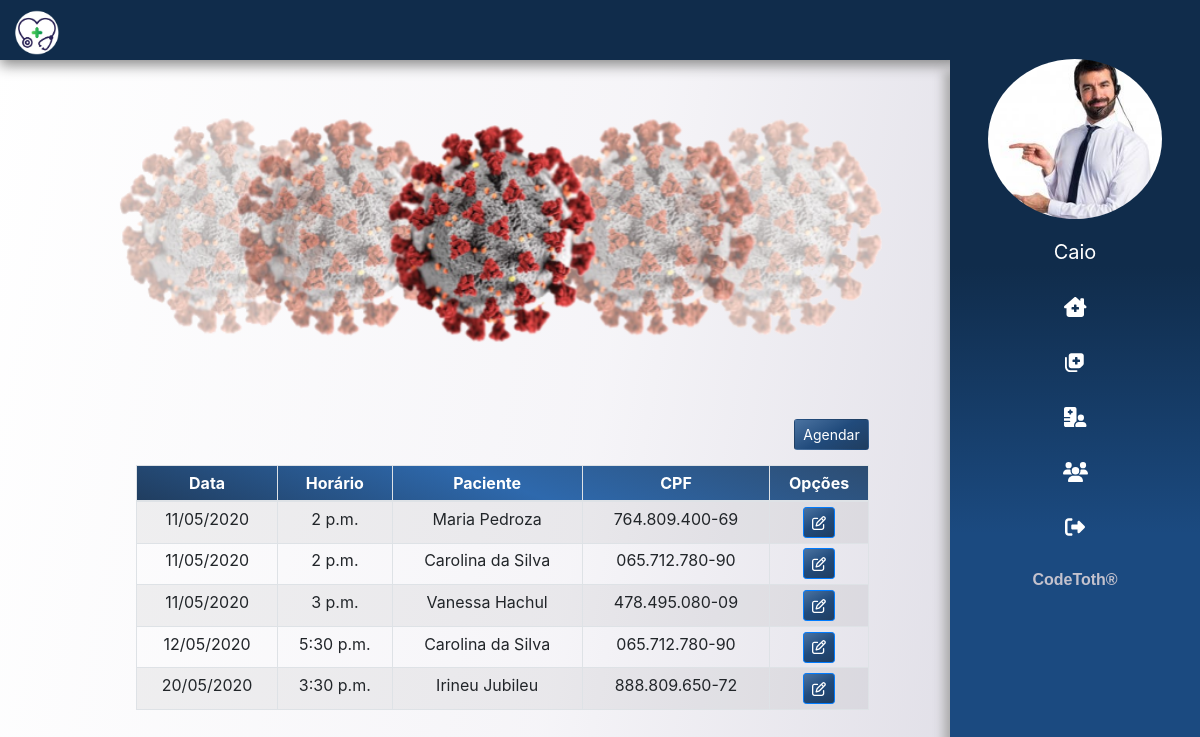
The page /consulta/ (signed in) on the database as committed earlier.
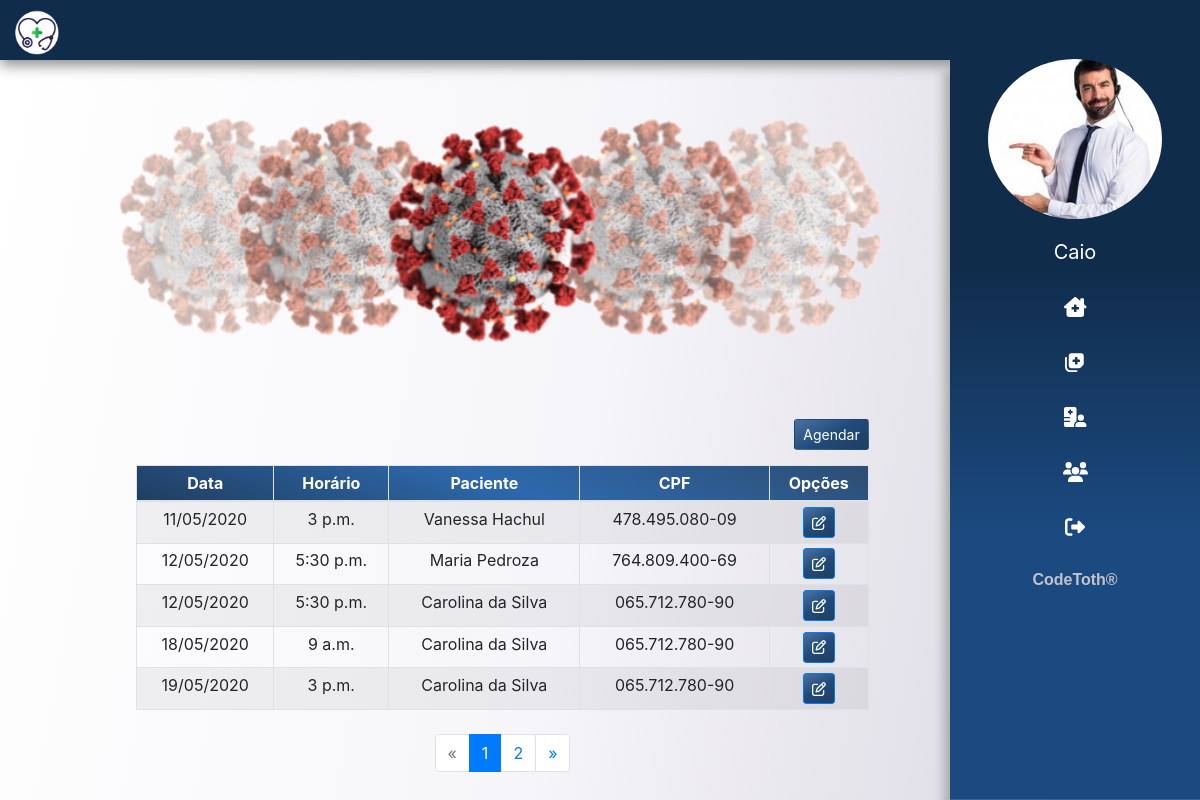
The same page on the database as committed later.
### app/consulta/models.py (models this page shows)
class Consulta(models.Model):
    data = models.DateField()
    hora = models.TimeField()
    medico = models.ForeignKey(Medico, on_delete=models.CASCADE)
    atendente = models.ForeignKey(Atendente, on_delete=models.CASCADE)
    paciente = models.ForeignKey(Paciente, on_delete=models.CASCADE)

### app/paciente/models.py (models this page shows)
class Paciente(models.Model):
    nome = models.CharField(max_length=200)
    sexo = models.CharField(max_length=1)
    data_nascimento = models.DateField()
    cpf = models.CharField(max_length=20, unique=True)
    rg = models.CharField(max_length=20, unique=True)
    carteira_convenio = models.CharField(max_length=30, unique=True)
    peso = models.FloatField()
    altura = models.FloatField()
    endereco = models.CharField(max_length=250)
    end_num = models.IntegerField()
    complemento = models.CharField(max_length=50, blank=True)
    email = models.CharField(max_length=50)
    telefone = models.CharField(max_length=14)
    celular = models.CharField(max_length=15)

### app/consulta/views.py (the view)
# urls.py: path('', listar, name='consultas'),
def listar(request):
    dados = get_dados(request)
    data = date.today()
    if dados['tipo'] == 1:
        lst_consultas = Consulta.objects.filter(medico=dados['usuario'], data__gte=data).order_by('data', 'hora')
    else:
        lst_consultas = Consulta.objects.filter(data__gte=data).order_by('data', 'hora')
    paginator = Paginator(lst_consultas, 5)
    page = request.GET.get('page')
    consulta_por_pagina = paginator.get_page(page)
    dados['consultas'] = consulta_por_pagina
    return render(request, 'consulta/consultas.html', dados)

### templates/consulta/consultas.html (shortened to what this page needs)
{% extends 'base.html' %}
{% load static %}
{% block content %}
<section class="container-fluid mx-auto">
  <section class="col-10">
    <div class="col-12 mx-auto">
      {% include 'partials/_campanha.html' %}
      <div class="col-10 mx-auto">
        {% if tipo == 2 %}
        <div class="container__consultas">
          <a href="{%url 'nova_consulta'%}" class="btn btnCustom btn-sm"> Agendar </i> </a>
        </div>
        {% endif %}
        <div class="table-responsive">
          <table class="table table-sm table-bordered table-striped text-center mx-auto agenda" id="consultas">
            <thead class="colorCustom">
              <tr>
                <th scope="col">Data</th>
                <th scope="col">Horário</th>
                <th scope="col">Paciente</th>
                <th scope="col">CPF</th>
                <th scope="col">Opções</th>
              </tr>
            </thead>
            <tbody>
              {% for consulta in consultas %}
              <tr>
                <th scope="row">{{ consulta.data|date:'d/m/Y' }}</th>
                <th scope="row">{{ consulta.hora }}</th>
                <td>{{ consulta.paciente.nome }}</td>
                <td>{{ consulta.paciente.cpf }}</td>
                {% if tipo == 2 %}
                <td>
                  <a href="{% url 'consulta-edit' consulta.id  %}" class="btn btnCustom btn-sm btn-primary">
                    <i class="far fa-edit"></i></a>
                </td>
                {% endif %}
              </tr>
              {% endfor %}
            </tbody>
          </table>
          <nav aria-label="Page navigation example">
            {% if consultas.has_other_pages %}
            <ul class="pagination justify-content-center">
              {% if consultas.has_previous %}
              <li class="page-item">
                <a class="page-link" href="?page={{ consultas.previous_page_number }}#consultas">&laquo;</a>
              </li>
              {% else %}
              <li class="page-item disabled">
                <a class="page-link">&laquo;</a>
              </li>
              {% endif %}
              {% for pagina in consultas.paginator.page_range %}
              {% if consultas.number == pagina %}
              <li class="page-item active"> <a class="page-link">{{ pagina }}</a></li>
              {% else %}
              <li class="page-item">
                <a href="?page={{ pagina }}#consultas" class="page-link">{{ pagina }}</a>
              </li>
              {% endif %}
              {% endfor %}
              {% if consultas.has_next %}
              <li class="page-item">
                <a href="?page={{ consultas.next_page_number }}#consultas" class="page-link">&raquo;</a>
              </li>
              {% else %}
              <li class="page-item disabled">
                <a class="page-link">&raquo;</a>
              </li>
              {% endif %}
            </ul>
            {% endif %}
          </nav>
        </div>
      </div>
    </div>
  </section>
</section>
{% endblock %}

Rows that differ between the two databases and show on the page:
no longer on this page (row unchanged): Consulta: data "20/05/2020", hora "3:30 p.m.", paciente.nome "Irineu Jubileu", paciente.cpf "888.809.650-72"
shown differently, row unchanged: Consulta "Vanessa Hachul": moves up the list
changed Consulta "Maria Pedroza": data "11/05/2020" → "12/05/2020"; hora "2 p.m." → "5:30 p.m."
shown differently, row unchanged: Consulta (number 3 of 5 on the later page): moves up the list
changed Consulta (number 4 of 5 on the later page): data "11/05/2020" → "18/05/2020"; hora "2 p.m." → "9 a.m."
added Consulta: data "19/05/2020", hora "3 p.m.", paciente.nome "Carolina da Silva", paciente.cpf "065.712.780-90"
Other text that changed with them:
new list line: "1"
new list line: "2"
